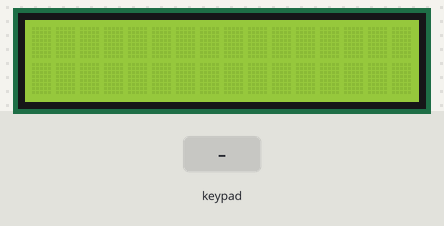
Bench run of a sketch on a simulated Arduino Uno, built with avr-gcc and run on an emulated ATmega328P. Shown: 16×2 character LCD. The inputs (shaded band) are chosen by the test bench. What the sketch prints to the serial monitor is not drawn.

Above: at 1.2 s.
1.3 s: keypad keys 2 3 4 5 # pressed 0.4 s apart
At 3.9 s:
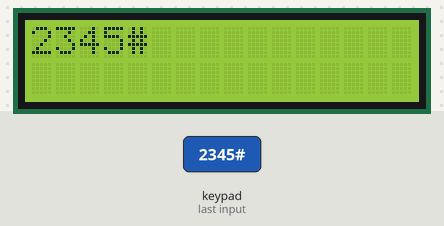
4.8 s: key 'A' pressed
At 5.1 s:
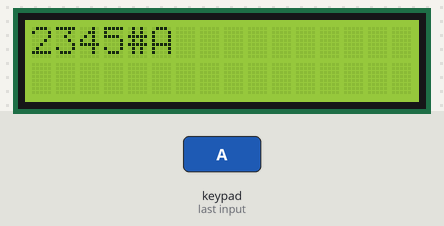
6.3 s: key 'B' pressed
At 7.5 s:
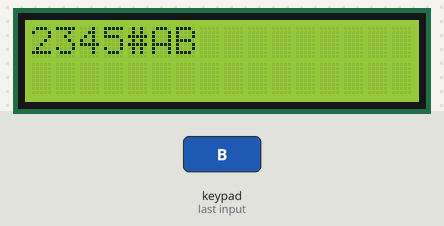
7.8 s: keypad keys 2 3 4 5 * pressed 0.4 s apart
At 10.0 s:
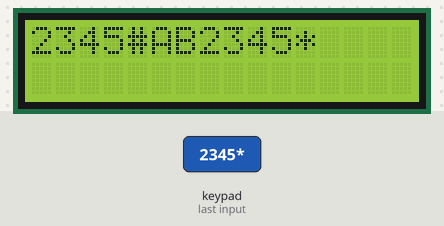
11.3 s: key 'C' pressed
At 11.6 s:
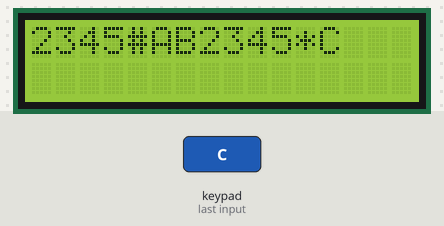
12.8 s: key 'D' pressed
At 13.6 s:
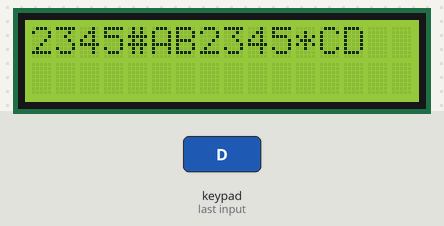
Timing chart, 0 to 15.3 s (numbered marks = the images above; inputs shaded):
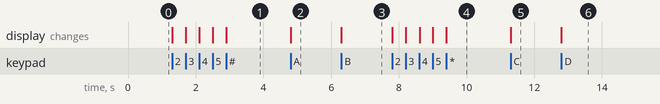

The sketch:

Keypad_Lcd_display.ino
```cpp
#include <Keypad.h>
#include <LiquidCrystal_I2C.h>
#include <Wire.h>

LiquidCrystal_I2C lcd(0x27, 16, 2);

int i=0;

const char rows = 4;
const char columns = 4;

char row_pins[rows] = {2, 3, 4, 5};
char columns_pins[columns] = {6, 7, 8, 9};

char array[rows][columns] = {

  {'1', '2', '3', 'A'},
  {'4', '5', '6', 'B'},
  {'7', '8', '9', 'C'},
  {'*', '0', '#', 'D'},
  };

Keypad k = Keypad(makeKeymap(array),row_pins , columns_pins, rows, columns);

void setup() {
 Serial.begin(9600);
 lcd.init();
 lcd.backlight();
}

void loop() {
 char key_pressed = k.getKey();
if(key_pressed)
{
  Serial.println(key_pressed);
  lcd.setCursor(i, 0);
  lcd.print(key_pressed);
  i=i+1;
}

}
```

Measured:
- after the input at 1.3 s, the display: first changes at once (image 1 shows a later state)
- after the input at 4.8 s, the display: changes at once (image 2)
- after the input at 6.3 s, the display: changes at once (image 3)
- after the input at 7.8 s, the display: first changes at once (image 4 shows a later state)
- after the input at 11.3 s, the display: changes at once (image 5)
- after the input at 12.8 s, the display: changes at once (image 6)
